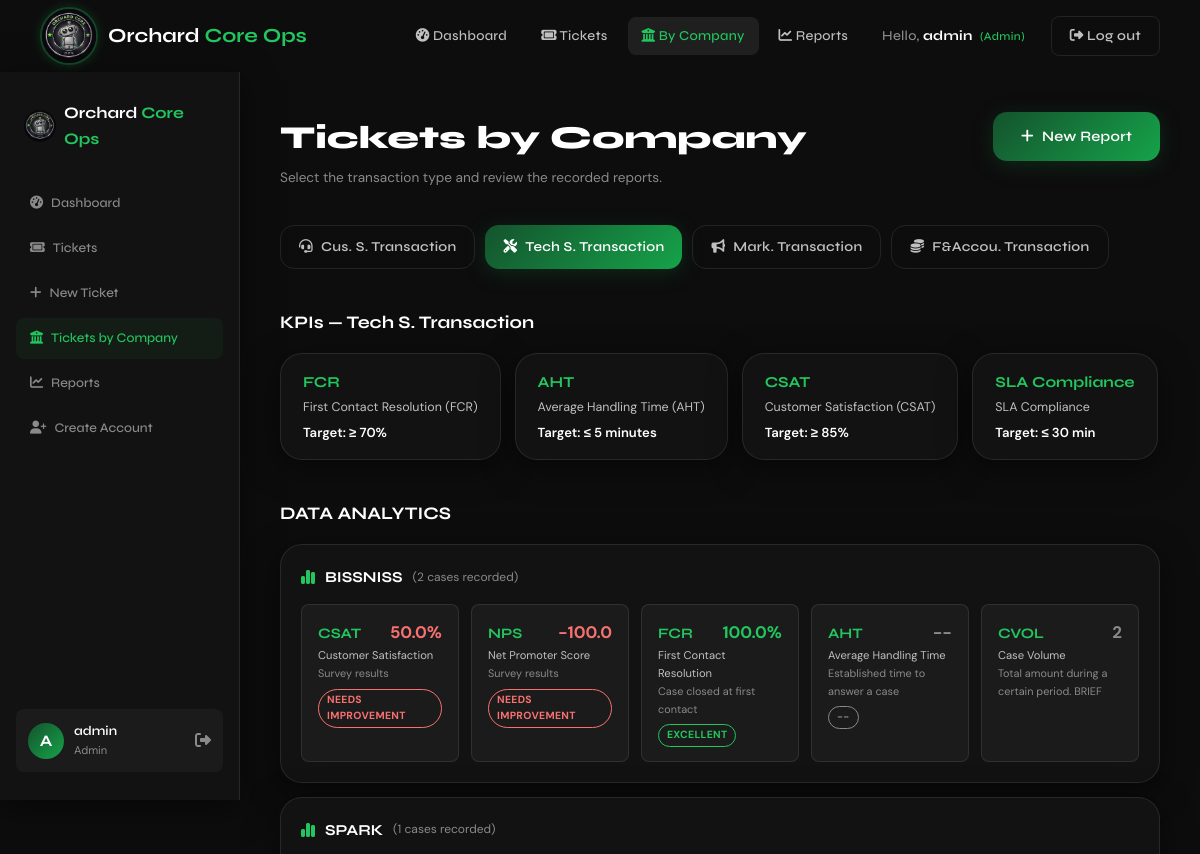
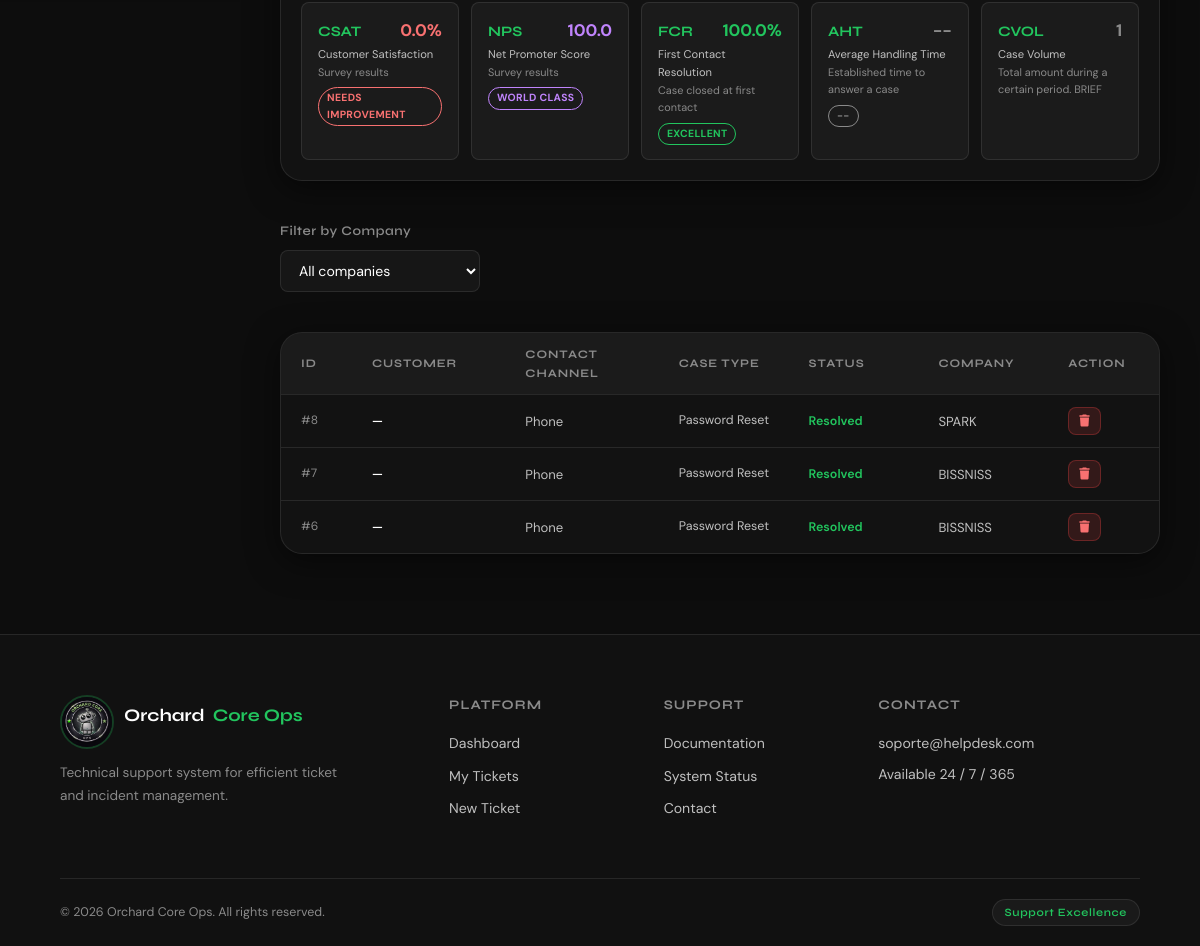
Page /transactions/?tipo=tech_s (signed in) on the committed database (2 pictures, top to bottom).
### models.py (models this page shows)
class TransactionReport(db.Model):
    __tablename__ = 'transaction_reports'
    id              = db.Column(db.Integer, primary_key=True)
    empresa         = db.Column(db.String(50), nullable=False)
    tipo            = db.Column(db.String(50), nullable=False)  # cus_s, tech_s, mark, finance
    customer_name   = db.Column(db.String(120))
    account_id      = db.Column(db.String(80))
    contact_channel = db.Column(db.String(80))
    issue_type      = db.Column(db.String(120))
    resolution_status = db.Column(db.String(50))
    agent_name      = db.Column(db.String(120))
    kpi_check       = db.Column(db.String(200))
    case_description= db.Column(db.Text)
    call_status     = db.Column(db.String(20))
    csat_response   = db.Column(db.Integer)   # 1 a 5 (satisfacción)
    nps_response    = db.Column(db.Integer)   # 0 a 10 (probabilidad de recomendar)
    handle_time     = db.Column(db.Integer)   # minutos invertidos en el caso (AHT)
    offer_success   = db.Column(db.String(10))# 'Si' / 'No' — oferta de producto/servicio (CONR)
    campaign_name   = db.Column(db.String(120))
    audience_segment= db.Column(db.String(120))
    channel         = db.Column(db.String(120))
    objective       = db.Column(db.String(120))
    transaction_type= db.Column(db.String(120))
    amount          = db.Column(db.String(80))
    currency        = db.Column(db.String(30))
    compliance_req  = db.Column(db.String(120))
    created_at      = db.Column(db.DateTime, default=datetime.utcnow)
    usuario_id      = db.Column(db.Integer, db.ForeignKey('users.id'), nullable=False)

### modules/transactions/routes.py (the view)
@transactions_bp.route('/', methods=['GET'])
@login_required
def index():
    tipo = request.args.get('tipo', 'cus_s')
    empresa_filter = request.args.get('empresa', '')
    rol = session.get('rol')
    empresa_sesion = session.get('empresa', '')
    query = TransactionReport.query.filter_by(tipo=tipo)
    if rol == 'agente':
        query = query.filter_by(empresa=empresa_sesion)
    elif empresa_filter:
        query = query.filter_by(empresa=empresa_filter)
    reportes = query.order_by(TransactionReport.created_at.desc()).all()
    kpis = KPIS.get(tipo, [])
    if rol == 'agente':
        empresas_para_analytics = [empresa_sesion] if empresa_sesion else []
    elif empresa_filter:
        empresas_para_analytics = [empresa_filter]
    else:
        empresas_para_analytics = TIPO_EMPRESAS.get(tipo, [])
    data_analytics = [compute_company_kpis(emp, tipo=tipo) for emp in empresas_para_analytics]
    return render_template('transactions/index.html',
        tipo=tipo, tipos=TIPOS, reportes=reportes,
        kpis=kpis, empresa_filter=empresa_filter,
        empresas_disponibles=TIPO_EMPRESAS.get(tipo, []),
        data_analytics=data_analytics)

### modules/kpi_utils.py (called while the page is built)
def kpis_for_empresa(empresa):
    kpis = list(DATA_ANALYTICS_KPIS)
    if empresa in EMPRESAS_CON_CONR:
        kpis = kpis + [CONR_KPI]
    return kpis

def _avg(values):
    values = [v for v in values if v is not None]
    if not values:
        return None
    return round(sum(values) / len(values), 1)

def rate_csat(value):
    if value is None:
        return None, '--'
    if value < 70:
        return 'low', 'NEEDS IMPROVEMENT'
    if value <= 85:
        return 'strong', 'STRONG'
    return 'excellent', 'EXCELLENT'

def rate_nps(value):
    if value is None:
        return None, '--'
    if value <= 0:
        return 'low', 'NEEDS IMPROVEMENT'
    if value <= 20:
        return 'good', 'GOOD'
    if value <= 60:
        return 'favorable', 'FAVORABLE'
    if value <= 80:
        return 'excellent', 'EXCELLENT'
    return 'world-class', 'WORLD CLASS'

def rate_fcr(value):
    if value is None:
        return None, '--'
    if value < 70:
        return 'low', 'BELOW TARGET'
    if value <= 79:
        return 'strong', 'ON TARGET'
    return 'excellent', 'EXCELLENT'

def rate_aht(value):
    if value is None:
        return None, '--'
    if value <= 5:
        return 'strong', 'ON TARGET'
    return 'low', 'ABOVE TARGET'

def rate_conr(value):
    if value is None:
        return None, '--'
    if value < 50:
        return 'low', 'NEEDS IMPROVEMENT'
    if value < 70:
        return 'good', 'GOOD'
    return 'excellent', 'EXCELLENT'

### modules/transactions/routes.py (called while the page is built)
def login_required(f):
    @wraps(f)
    def decorated_function(*args, **kwargs):
        if 'user_id' not in session:
            return redirect(url_for('auth.login'))
        return f(*args, **kwargs)
    return decorated_function

### templates/transactions/index.html (shortened to what this page needs)
{% extends 'base.html' %}
{% block content %}
<section class="dashboard-section">
  <aside class="sidebar glass-card">
    <div class="sidebar-logo">
      <img src="{{ url_for('static', filename='img/logo.png') }}" alt="Logo" style="width:32px;height:32px;border-radius:50%;object-fit:cover;" />
      <span class="logo-text">Orchard<span class="logo-accent"> Core Ops</span></span>
    </div>
    <nav class="sidebar-nav">
      <a href="{{ url_for('dashboard.index') }}" class="sb-link"><i class="fa-solid fa-gauge-high" style="margin-right:8px;"></i>Dashboard</a>
      <a href="{{ url_for('tickets.list_tickets') }}" class="sb-link"><i class="fa-solid fa-ticket" style="margin-right:8px;"></i>Tickets</a>
      <a href="{{ url_for('tickets.create_ticket') }}" class="sb-link"><i class="fa-solid fa-plus" style="margin-right:8px;"></i>New Ticket</a>
      <a href="{{ url_for('transactions.index') }}" class="sb-link active"><i class="fa-solid fa-building-columns" style="margin-right:8px;"></i>Tickets by Company</a>
      {% if session.get('rol') in ('admin', 'tecnico') %}
      <a href="{{ url_for('reports.index') }}" class="sb-link"><i class="fa-solid fa-chart-line" style="margin-right:8px;"></i>Reports</a>
      {% endif %}
      {% if session.get('rol') == 'admin' %}
      <a href="{{ url_for('auth.register') }}" class="sb-link"><i class="fa-solid fa-user-plus" style="margin-right:8px;"></i>Create Account</a>
      {% endif %}
    </nav>
    <div class="sidebar-user">
      <div class="su-avatar">{{ session.get('username','U')[0].upper() }}</div>
      <div class="su-info">
        <span class="su-name">{{ session.get('username') }}</span>
        <span class="su-role">{{ session.get('rol','')|role_label }}</span>
      </div>
      <a href="{{ url_for('auth.logout') }}" class="su-logout" title="Log out"><i class="fa-solid fa-right-from-bracket"></i></a>
    </div>
  </aside>
  <div class="dashboard-main">
    <div class="dash-topbar">
      <div>
        <h1 class="dash-title">Tickets by Company</h1>
        <p class="dash-sub">Select the transaction type and review the recorded reports.</p>
      </div>
      <a href="{{ url_for('transactions.nuevo', tipo=tipo) }}" class="btn-primary">
        <i class="fa-solid fa-plus"></i> New Report
      </a>
    </div>
    <div class="dash-block">
      <div style="display:flex;gap:10px;flex-wrap:wrap;">
        {% for key, label in tipos.items() %}
        <a href="{{ url_for('transactions.index', tipo=key) }}"
           class="btn-{% if tipo == key %}primary{% else %}ghost{% endif %}"
           style="padding:10px 18px;font-size:0.85rem;">
          {% if key == 'cus_s' %}<i class="fa-solid fa-headset"></i>
          {% elif key == 'tech_s' %}<i class="fa-solid fa-screwdriver-wrench"></i>
          {% elif key == 'mark' %}<i class="fa-solid fa-bullhorn"></i>
          {% elif key == 'finance' %}<i class="fa-solid fa-coins"></i>{% endif %}
          {{ label }}
        </a>
        {% endfor %}
      </div>
    </div>
    <div class="dash-block">
      <h2 class="block-title">KPIs — {{ tipos[tipo] }}</h2>
      <div style="display:flex;gap:14px;flex-wrap:wrap;">
        {% for kpi in kpis %}
        <div class="glass-card" style="padding:16px 22px;display:flex;flex-direction:column;gap:4px;min-width:180px;">
          <span style="font-family:var(--font-head);font-weight:700;font-size:0.95rem;color:var(--green-glow);">{{ kpi.key }}</span>
          <span style="font-size:0.78rem;color:var(--silver);">{{ kpi.label }}</span>
          <span style="font-size:0.82rem;color:var(--white);font-weight:600;">Target: {{ kpi.target }}</span>
        </div>
        {% endfor %}
      </div>
    </div>
    {% if data_analytics %}
    <div class="dash-block">
      <h2 class="block-title">DATA ANALYTICS</h2>
      {% set rating_color = {
        'low': '#f87171', 'good': '#facc15', 'favorable': '#38bdf8',
        'strong': 'var(--green-glow)', 'excellent': 'var(--green-glow)',
        'world-class': '#c084fc', none: 'var(--silver-dim)'
      } %}
      <div style="display:flex;flex-direction:column;gap:14px;">
        {% for emp in data_analytics %}
        <div class="glass-card" style="padding:20px;">
          <div style="display:flex;align-items:center;gap:10px;margin-bottom:14px;">
            <i class="fa-solid fa-chart-simple" style="color:var(--green-glow);"></i>
            <span style="font-family:var(--font-head);font-weight:700;font-size:0.95rem;">{{ emp.empresa }}</span>
            <span style="font-size:0.75rem;color:var(--silver-dim);">({{ emp.total_reportes }} cases recorded)</span>
          </div>
          <div style="display:flex;gap:12px;flex-wrap:wrap;">
            {% for kpi in emp.kpis %}
            {% set d = emp.data[kpi.key] %}
            <div style="flex:1;min-width:150px;padding:14px 16px;background:var(--white-dim2);border:1px solid var(--border);border-radius:var(--radius-sm);">
              <div style="display:flex;justify-content:space-between;align-items:baseline;">
                <span style="font-family:var(--font-head);font-weight:700;font-size:0.9rem;color:var(--green-glow);">{{ kpi.key }}</span>
                <span style="font-size:1.05rem;font-weight:700;color:{{ rating_color.get(d.css) }};">{{ d.display }}</span>
              </div>
              <div style="font-size:0.7rem;color:var(--silver);margin-top:2px;">{{ kpi.label }}</div>
              <div style="font-size:0.68rem;color:var(--silver-dim);">{{ kpi.desc }}</div>
              {% if d.rating %}
              <div style="margin-top:6px;display:inline-block;padding:2px 8px;border-radius:20px;font-size:0.65rem;font-weight:700;letter-spacing:0.03em;color:{{ rating_color.get(d.css) }};border:1px solid {{ rating_color.get(d.css) }};">
                {{ d.rating }}
              </div>
              {% endif %}
            </div>
            {% endfor %}
          </div>
        </div>
        {% endfor %}
      </div>
    </div>
    {% endif %}
    {% if session.get('rol') in ('admin','tecnico') %}
    <div class="dash-block">
      <form method="GET" style="display:flex;gap:12px;align-items:flex-end;flex-wrap:wrap;">
        <div class="form-group" style="margin-bottom:0;min-width:200px;">
          <label>Filter by Company</label>
          <select name="empresa" onchange="this.form.submit()"
                  style="width:100%;padding:10px 14px;background:var(--white-dim2);border:1px solid var(--border);border-radius:var(--radius-sm);color:var(--white);font-size:0.88rem;outline:none;">
            <option value="">All companies</option>
          </select>
        </div>
      </form>
    </div>
    {% endif %}
    <div class="dash-block">
      <div class="glass-card messages-table">
        <div class="table-header" style="grid-template-columns:0.5fr 1.2fr 1.2fr 1fr 1fr 1fr {% if session.get('rol') in ('admin','tecnico') %}0.6fr{% endif %};">
          <span>ID</span>
          <span>Customer</span>
          <span>{% if tipo == 'mark' %}Campaign{% else %}Contact Channel{% endif %}</span>
          <span>{% if tipo == 'mark' %}Objective{% elif tipo == 'finance' %}Transaction Type{% else %}Case Type{% endif %}</span>
          <span>Status</span>
          <span>Company</span>
          {% if session.get('rol') in ('admin','tecnico') %}<span>Action</span>{% endif %}
        </div>
        {% if reportes %}
          {% for r in reportes %}
          <div class="table-row" style="grid-template-columns:0.5fr 1.2fr 1.2fr 1fr 1fr 1fr {% if session.get('rol') in ('admin','tecnico') %}0.6fr{% endif %};">
            <span class="tr-date">#{{ r.id }}</span>
            <span class="tr-name">{{ r.customer_name or r.campaign_name or '—' }}</span>
            <span>{{ r.contact_channel or r.channel or '—' }}</span>
            <span style="font-size:0.78rem;">{{ r.issue_type or r.objective or r.transaction_type or '—' }}</span>
            <span>
              {% set st = r.resolution_status or '' %}
              {% if 'resolved' in st.lower() or 'processed' in st.lower() %}
                <span style="color:var(--green-glow);font-size:0.78rem;font-weight:600;">{{ st }}</span>
              {% elif 'escalated' in st.lower() %}
                <span style="color:#f87171;font-size:0.78rem;font-weight:600;">{{ st }}</span>
              {% else %}
                <span style="color:#facc15;font-size:0.78rem;font-weight:600;">{{ st }}</span>
              {% endif %}
            </span>
            <span style="color:var(--silver);font-size:0.82rem;">{{ r.empresa }}</span>
            {% if session.get('rol') in ('admin','tecnico') %}
            <span>
              <form action="{{ url_for('transactions.eliminar', id=r.id) }}" method="POST" style="display:inline;" onsubmit="return confirm('Delete this report?');">
                <button type="submit" style="padding:5px 10px;background:rgba(239,68,68,0.15);border:1px solid rgba(239,68,68,0.3);border-radius:var(--radius-sm);color:#f87171;font-size:0.75rem;cursor:pointer;">
                  <i class="fa-solid fa-trash"></i>
                </button>
              </form>
            </span>
            {% endif %}
          </div>
          {% endfor %}
        {% else %}
          <div class="empty-state">
            <p>There are no reports of type "{{ tipos[tipo] }}" yet.</p>
            <a href="{{ url_for('transactions.nuevo', tipo=tipo) }}">Create the first one</a>
          </div>
        {% endif %}
      </div>
    </div>
  </div>
</section>
{% endblock %}

### rows in the picture
TransactionReport: empresa "SPARK", total_reportes "1", key "CSAT" "NPS" "FCR" "AHT" "CVOL", display "0.0%" "100.0" "100.0%" "--" "1", label "Customer Satisfaction" "Net Promoter Score" "First Contact Resolution" "Average Handling Time" "Case Volume", desc "Survey results" "Survey results" "Case closed at first contact" "Established time to answer a case" "Total amount during a certain period. BRIEF", rating "NEEDS IMPROVEMENT" "WORLD CLASS" "EXCELLENT" "--", id "8", customer_name+campaign_name "—", contact_channel "Phone", issue_type "Password Reset", resolution_status "Resolved"
TransactionReport: id "7", customer_name+campaign_name "—", contact_channel "Phone", issue_type "Password Reset", resolution_status "Resolved", empresa "BISSNISS"
TransactionReport: id "6", customer_name+campaign_name "—", contact_channel "Phone", issue_type "Password Reset", resolution_status "Resolved", empresa "BISSNISS"

### other values in the picture
{{ session.get('username') }} "admin"
{{ session.get('username','U')[0].upper() }} "A"
{{ session.get('rol','')|role_label }} "Admin"
{{ label }} "Cus. S. Transaction" "Tech S. Transaction" "Mark. Transaction" "F&Accou. Transaction"
{{ tipos[tipo] }} "Tech S. Transaction"
{{ kpi.key }} "FCR" "AHT" "CSAT" "SLA Compliance"
{{ kpi.label }} "First Contact Resolution (FCR)" "Average Handling Time (AHT)" "Customer Satisfaction (CSAT)" "SLA Compliance"
{{ kpi.target }} "≥ 70%" "≤ 5 minutes" "≥ 85%" "≤ 30 min"
{{ emp.empresa }} "BISSNISS"
{{ emp.total_reportes }} "2"
{{ kpi.key }} "CSAT" "NPS" "FCR" "AHT" "CVOL"
{{ d.display }} "50.0%" "-100.0" "100.0%" "--" "2"
{{ kpi.label }} "Customer Satisfaction" "Net Promoter Score" "First Contact Resolution" "Average Handling Time" "Case Volume"
{{ kpi.desc }} "Survey results" "Survey results" "Case closed at first contact" "Established time to answer a case" "Total amount during a certain period. BRIEF"
{{ d.rating }} "NEEDS IMPROVEMENT" "NEEDS IMPROVEMENT" "EXCELLENT" "--"
